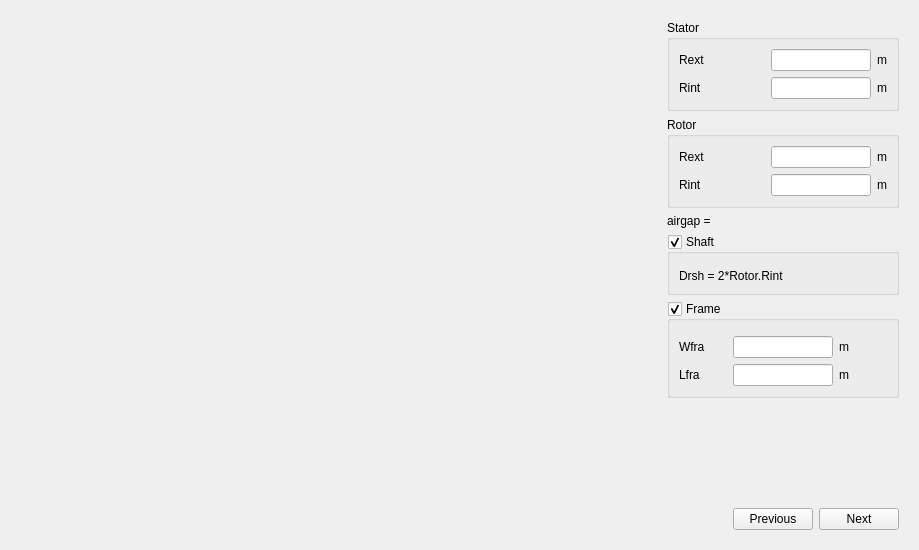
<?xml version="1.0" encoding="UTF-8"?>
<ui version="4.0">
 <class>SMachineDimension</class>
 <widget class="QWidget" name="SMachineDimension">
  <property name="geometry">
   <rect>
    <x>0</x>
    <y>0</y>
    <width>919</width>
    <height>550</height>
   </rect>
  </property>
  <property name="minimumSize">
   <size>
    <width>650</width>
    <height>550</height>
   </size>
  </property>
  <property name="windowTitle">
   <string>Form</string>
  </property>
  <layout class="QHBoxLayout" name="horizontalLayout_2">
   <item>
    <widget class="QLabel" name="img_machine">
     <property name="minimumSize">
      <size>
       <width>0</width>
       <height>0</height>
      </size>
     </property>
     <property name="maximumSize">
      <size>
       <width>645</width>
       <height>532</height>
      </size>
     </property>
     <property name="text">
      <string/>
     </property>
     <property name="pixmap">
      <pixmap resource="../../../Resources/pyleecan.qrc">:/images/images/MachineSetup/MachineDimension/Dimension_Shaft_Rotor_Stator.png</pixmap>
     </property>
     <property name="scaledContents">
      <bool>true</bool>
     </property>
    </widget>
   </item>
   <item>
    <widget class="QWidget" name="widget" native="true">
     <property name="minimumSize">
      <size>
       <width>250</width>
       <height>0</height>
      </size>
     </property>
     <property name="maximumSize">
      <size>
       <width>250</width>
       <height>16777215</height>
      </size>
     </property>
     <layout class="QVBoxLayout" name="verticalLayout_3">
      <item>
       <widget class="QGroupBox" name="g_stator">
        <property name="minimumSize">
         <size>
          <width>150</width>
          <height>0</height>
         </size>
        </property>
        <property name="maximumSize">
         <size>
          <width>16777215</width>
          <height>16777215</height>
         </size>
        </property>
        <property name="title">
         <string>Stator</string>
        </property>
        <layout class="QGridLayout" name="gridLayout_2">
         <item row="0" column="0">
          <widget class="QLabel" name="in_SRext">
           <property name="minimumSize">
            <size>
             <width>30</width>
             <height>0</height>
            </size>
           </property>
           <property name="toolTip">
            <string>Stator external radius</string>
           </property>
           <property name="text">
            <string>Rext</string>
           </property>
          </widget>
         </item>
         <item row="0" column="1">
          <widget class="FloatEdit" name="lf_SRext">
           <property name="maximumSize">
            <size>
             <width>100</width>
             <height>16777215</height>
            </size>
           </property>
           <property name="toolTip">
            <string>Stator external radius</string>
           </property>
          </widget>
         </item>
         <item row="0" column="2">
          <widget class="QLabel" name="unit_SRext">
           <property name="sizePolicy">
            <sizepolicy hsizetype="Fixed" vsizetype="Preferred">
             <horstretch>0</horstretch>
             <verstretch>0</verstretch>
            </sizepolicy>
           </property>
           <property name="text">
            <string>m</string>
           </property>
          </widget>
         </item>
         <item row="1" column="0">
          <widget class="QLabel" name="in_SRint">
           <property name="minimumSize">
            <size>
             <width>30</width>
             <height>0</height>
            </size>
           </property>
           <property name="toolTip">
            <string>Stator internal radius</string>
           </property>
           <property name="text">
            <string>Rint</string>
           </property>
          </widget>
         </item>
         <item row="1" column="1">
          <widget class="FloatEdit" name="lf_SRint">
           <property name="maximumSize">
            <size>
             <width>100</width>
             <height>100</height>
            </size>
           </property>
           <property name="toolTip">
            <string>Stator internal radius</string>
           </property>
          </widget>
         </item>
         <item row="1" column="2">
          <widget class="QLabel" name="unit_SRint">
           <property name="sizePolicy">
            <sizepolicy hsizetype="Fixed" vsizetype="Preferred">
             <horstretch>0</horstretch>
             <verstretch>0</verstretch>
            </sizepolicy>
           </property>
           <property name="text">
            <string>m</string>
           </property>
          </widget>
         </item>
        </layout>
       </widget>
      </item>
      <item>
       <widget class="QGroupBox" name="g_rotor">
        <property name="title">
         <string>Rotor</string>
        </property>
        <layout class="QGridLayout" name="gridLayout_3">
         <item row="0" column="0">
          <widget class="QLabel" name="in_RRext">
           <property name="minimumSize">
            <size>
             <width>30</width>
             <height>0</height>
            </size>
           </property>
           <property name="toolTip">
            <string>Rotor external radius</string>
           </property>
           <property name="text">
            <string>Rext</string>
           </property>
          </widget>
         </item>
         <item row="0" column="1">
          <widget class="FloatEdit" name="lf_RRext">
           <property name="maximumSize">
            <size>
             <width>100</width>
             <height>16777215</height>
            </size>
           </property>
           <property name="toolTip">
            <string>Rotor external radius</string>
           </property>
          </widget>
         </item>
         <item row="0" column="2">
          <widget class="QLabel" name="unit_RRext">
           <property name="sizePolicy">
            <sizepolicy hsizetype="Fixed" vsizetype="Preferred">
             <horstretch>0</horstretch>
             <verstretch>0</verstretch>
            </sizepolicy>
           </property>
           <property name="text">
            <string>m</string>
           </property>
          </widget>
         </item>
         <item row="1" column="0">
          <widget class="QLabel" name="in_RRint">
           <property name="minimumSize">
            <size>
             <width>30</width>
             <height>0</height>
            </size>
           </property>
           <property name="toolTip">
            <string>Rotor internal radius</string>
           </property>
           <property name="text">
            <string>Rint</string>
           </property>
          </widget>
         </item>
         <item row="1" column="1">
          <widget class="FloatEdit" name="lf_RRint">
           <property name="maximumSize">
            <size>
             <width>100</width>
             <height>100</height>
            </size>
           </property>
           <property name="toolTip">
            <string>Rotor internal radius</string>
           </property>
          </widget>
         </item>
         <item row="1" column="2">
          <widget class="QLabel" name="unit_RRint">
           <property name="sizePolicy">
            <sizepolicy hsizetype="Fixed" vsizetype="Preferred">
             <horstretch>0</horstretch>
             <verstretch>0</verstretch>
            </sizepolicy>
           </property>
           <property name="text">
            <string>m</string>
           </property>
          </widget>
         </item>
        </layout>
       </widget>
      </item>
      <item>
       <widget class="QLabel" name="out_airgap">
        <property name="toolTip">
         <string>mechanical airgap width (distance between stator bore and rotor bore radii)</string>
        </property>
        <property name="text">
         <string>airgap = </string>
        </property>
       </widget>
      </item>
      <item>
       <widget class="QGroupBox" name="g_shaft">
        <property name="minimumSize">
         <size>
          <width>0</width>
          <height>0</height>
         </size>
        </property>
        <property name="title">
         <string>Shaft</string>
        </property>
        <property name="checkable">
         <bool>true</bool>
        </property>
        <layout class="QVBoxLayout" name="verticalLayout">
         <item>
          <widget class="WMatSelectV" name="w_mat_0" native="true">
           <property name="minimumSize">
            <size>
             <width>100</width>
             <height>0</height>
            </size>
           </property>
          </widget>
         </item>
         <item>
          <widget class="QLabel" name="out_Drsh">
           <property name="toolTip">
            <string>Shaft Diameter</string>
           </property>
           <property name="text">
            <string>Drsh = 2*Rotor.Rint</string>
           </property>
          </widget>
         </item>
        </layout>
       </widget>
      </item>
      <item>
       <widget class="QGroupBox" name="g_frame">
        <property name="title">
         <string>Frame</string>
        </property>
        <property name="checkable">
         <bool>true</bool>
        </property>
        <layout class="QVBoxLayout" name="verticalLayout_2">
         <item>
          <widget class="WMatSelectV" name="w_mat_1" native="true">
           <property name="minimumSize">
            <size>
             <width>100</width>
             <height>0</height>
            </size>
           </property>
          </widget>
         </item>
         <item>
          <layout class="QGridLayout" name="gridLayout">
           <item row="1" column="1">
            <widget class="FloatEdit" name="lf_Lfra">
             <property name="maximumSize">
              <size>
               <width>100</width>
               <height>16777215</height>
              </size>
             </property>
             <property name="toolTip">
              <string>Frame length</string>
             </property>
             <property name="whatsThis">
              <string>Frame length</string>
             </property>
            </widget>
           </item>
           <item row="1" column="0">
            <widget class="QLabel" name="in_Lfra">
             <property name="toolTip">
              <string>Frame length</string>
             </property>
             <property name="whatsThis">
              <string>Frame length</string>
             </property>
             <property name="text">
              <string>Lfra</string>
             </property>
            </widget>
           </item>
           <item row="0" column="1">
            <widget class="FloatEdit" name="lf_Wfra">
             <property name="maximumSize">
              <size>
               <width>100</width>
               <height>16777215</height>
              </size>
             </property>
             <property name="toolTip">
              <string>Frame width</string>
             </property>
             <property name="whatsThis">
              <string>Frame width</string>
             </property>
            </widget>
           </item>
           <item row="0" column="0">
            <widget class="QLabel" name="in_Wfra">
             <property name="toolTip">
              <string>Frame width</string>
             </property>
             <property name="whatsThis">
              <string>Frame width</string>
             </property>
             <property name="text">
              <string>Wfra</string>
             </property>
            </widget>
           </item>
           <item row="1" column="2">
            <widget class="QLabel" name="unit_Lfra">
             <property name="toolTip">
              <string>Frame length</string>
             </property>
             <property name="whatsThis">
              <string>Frame length</string>
             </property>
             <property name="text">
              <string>m</string>
             </property>
            </widget>
           </item>
           <item row="0" column="2">
            <widget class="QLabel" name="unit_Wfra">
             <property name="toolTip">
              <string>Frame width</string>
             </property>
             <property name="whatsThis">
              <string>Frame width</string>
             </property>
             <property name="text">
              <string>m</string>
             </property>
            </widget>
           </item>
          </layout>
         </item>
        </layout>
       </widget>
      </item>
      <item>
       <spacer name="verticalSpacer">
        <property name="orientation">
         <enum>Qt::Vertical</enum>
        </property>
        <property name="sizeHint" stdset="0">
         <size>
          <width>20</width>
          <height>40</height>
         </size>
        </property>
       </spacer>
      </item>
      <item>
       <layout class="QHBoxLayout" name="horizontalLayout">
        <item>
         <spacer name="horizontalSpacer">
          <property name="orientation">
           <enum>Qt::Horizontal</enum>
          </property>
          <property name="sizeHint" stdset="0">
           <size>
            <width>40</width>
            <height>20</height>
           </size>
          </property>
         </spacer>
        </item>
        <item>
         <widget class="QPushButton" name="b_previous">
          <property name="text">
           <string>Previous</string>
          </property>
         </widget>
        </item>
        <item>
         <widget class="QPushButton" name="b_next">
          <property name="text">
           <string>Next</string>
          </property>
         </widget>
        </item>
       </layout>
      </item>
     </layout>
    </widget>
   </item>
  </layout>
 </widget>
 <customwidgets>
  <customwidget>
   <class>FloatEdit</class>
   <extends>QLineEdit</extends>
   <header>.....GUI/Tools/FloatEdit.h</header>
  </customwidget>
  <customwidget>
   <class>WMatSelectV</class>
   <extends>QWidget</extends>
   <header>.....GUI.Dialog.DMatLib.WMatSelect.WMatSelectV.h</header>
   <container>1</container>
  </customwidget>
 </customwidgets>
 <resources>
  <include location="../../../Resources/pyleecan.qrc"/>
  <include location="../../../Resources/pyleecan.qrc"/>
  <include location="../../../Resources/pyleecan.qrc"/>
 </resources>
 <connections>
  <connection>
   <sender>g_shaft</sender>
   <signal>toggled(bool)</signal>
   <receiver>out_Drsh</receiver>
   <slot>setVisible(bool)</slot>
   <hints>
    <hint type="sourcelabel">
     <x>251</x>
     <y>213</y>
    </hint>
    <hint type="destinationlabel">
     <x>253</x>
     <y>235</y>
    </hint>
   </hints>
  </connection>
  <connection>
   <sender>g_frame</sender>
   <signal>toggled(bool)</signal>
   <receiver>in_Lfra</receiver>
   <slot>setVisible(bool)</slot>
   <hints>
    <hint type="sourcelabel">
     <x>282</x>
     <y>273</y>
    </hint>
    <hint type="destinationlabel">
     <x>292</x>
     <y>292</y>
    </hint>
   </hints>
  </connection>
  <connection>
   <sender>g_frame</sender>
   <signal>toggled(bool)</signal>
   <receiver>unit_Lfra</receiver>
   <slot>setVisible(bool)</slot>
   <hints>
    <hint type="sourcelabel">
     <x>493</x>
     <y>277</y>
    </hint>
    <hint type="destinationlabel">
     <x>479</x>
     <y>290</y>
    </hint>
   </hints>
  </connection>
 </connections>
</ui>
